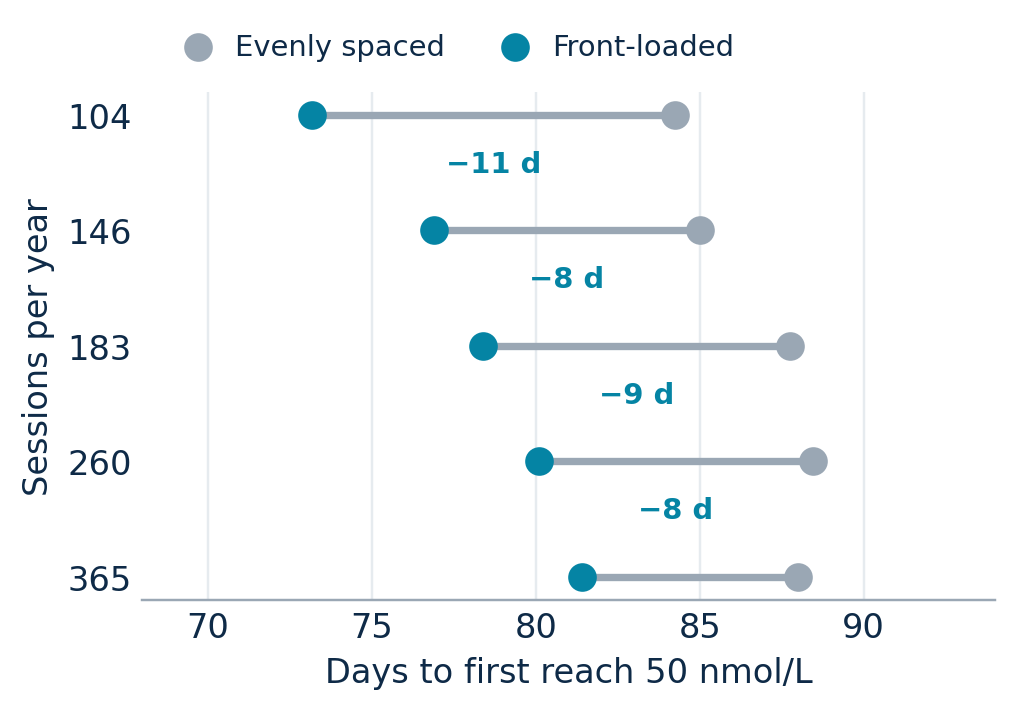

Recreate this plot in Python.
import matplotlib
matplotlib.use("Agg")
import matplotlib.pyplot as plt

ACCENT="#0584a4"; TEXT="#0e2a47"; GREYC="#9aa7b4"
# days to first reach 50 nmol/L, FST III, minimum-dose schedule
# source: tables/primary_minimum_schedule.csv (time_to_sufficiency)
N   = [104, 146, 183, 260, 365]
uni = [84.23, 85.00, 87.76, 88.44, 88.00]
fre = [73.18, 76.90, 78.40, 80.10, 81.42]

plt.rcParams.update({"figure.dpi":220,"savefig.dpi":220,"savefig.bbox":"tight",
                     "text.color":TEXT,"axes.labelcolor":TEXT,
                     "xtick.color":TEXT,"ytick.color":TEXT,"font.size":11})
fig, ax = plt.subplots(figsize=(5.0,3.0))
y = range(len(N))
for i,(u,f) in enumerate(zip(uni,fre)):
    ax.plot([f,u],[i,i], color=GREYC, lw=2.4, zorder=1, solid_capstyle="round")
    ax.scatter([u],[i], s=70, color=GREYC, zorder=3)
    ax.scatter([f],[i], s=70, color=ACCENT, zorder=3)
    ax.annotate(f"−{u-f:.0f} d", ((u+f)/2, i+0.30), ha="center", va="top",
                fontsize=9.5, color=ACCENT, fontweight="bold")
ax.scatter([],[], s=70, color=GREYC, label="Evenly spaced")
ax.scatter([],[], s=70, color=ACCENT, label="Front-loaded")
ax.set_yticks(list(y)); ax.set_yticklabels([str(n) for n in N])
ax.set_ylabel("Sessions per year")
ax.set_xlabel("Days to first reach 50 nmol/L")
ax.set_xlim(68, 94); ax.invert_yaxis()
ax.legend(frameon=False, loc="lower left", fontsize=9.5, ncols=2,
          bbox_to_anchor=(0.0, 1.01), handletextpad=0.3, columnspacing=1.4)
for s in ("top","right","left"): ax.spines[s].set_visible(False)
ax.spines["bottom"].set_color(GREYC)
ax.tick_params(length=0)
ax.grid(axis="x", color="#e6ebef", lw=0.8, zorder=0)
ax.set_axisbelow(True)
fig.savefig("f8_time_to_sufficiency.png")
print("saved")
